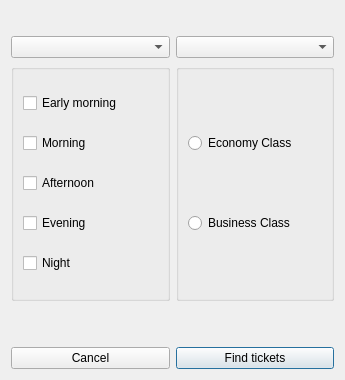
<?xml version="1.0" encoding="UTF-8"?>
<ui version="4.0">
 <class>PickUpDialog</class>
 <widget class="QDialog" name="PickUpDialog">
  <property name="geometry">
   <rect>
    <x>0</x>
    <y>0</y>
    <width>345</width>
    <height>380</height>
   </rect>
  </property>
  <property name="windowTitle">
   <string>Dialog</string>
  </property>
  <layout class="QGridLayout" name="gridLayout">
   <item row="4" column="1">
    <widget class="QPushButton" name="pushButtonFind">
     <property name="text">
      <string>Find tickets</string>
     </property>
    </widget>
   </item>
   <item row="2" column="1">
    <widget class="QGroupBox" name="groupBoxClass">
     <property name="title">
      <string/>
     </property>
     <layout class="QVBoxLayout" name="verticalLayout">
      <item>
       <widget class="QRadioButton" name="radioButtonEco">
        <property name="text">
         <string>Economy Class</string>
        </property>
       </widget>
      </item>
      <item>
       <widget class="QRadioButton" name="radioButtonBus">
        <property name="text">
         <string>Business Class</string>
        </property>
       </widget>
      </item>
     </layout>
    </widget>
   </item>
   <item row="2" column="0">
    <widget class="QGroupBox" name="groupBoxTime">
     <property name="title">
      <string/>
     </property>
     <layout class="QVBoxLayout" name="verticalLayout_2">
      <item>
       <widget class="QCheckBox" name="checkBoxEarlMo">
        <property name="text">
         <string>Early morning</string>
        </property>
       </widget>
      </item>
      <item>
       <widget class="QCheckBox" name="checkBoxMo">
        <property name="text">
         <string>Morning</string>
        </property>
       </widget>
      </item>
      <item>
       <widget class="QCheckBox" name="checkBoxAft">
        <property name="text">
         <string>Afternoon</string>
        </property>
       </widget>
      </item>
      <item>
       <widget class="QCheckBox" name="checkBoxEve">
        <property name="text">
         <string>Evening</string>
        </property>
       </widget>
      </item>
      <item>
       <widget class="QCheckBox" name="checkBoxNight">
        <property name="text">
         <string>Night</string>
        </property>
       </widget>
      </item>
     </layout>
    </widget>
   </item>
   <item row="0" column="0" colspan="2">
    <spacer name="verticalSpacer_2">
     <property name="orientation">
      <enum>Qt::Vertical</enum>
     </property>
     <property name="sizeType">
      <enum>QSizePolicy::Fixed</enum>
     </property>
     <property name="sizeHint" stdset="0">
      <size>
       <width>20</width>
       <height>25</height>
      </size>
     </property>
    </spacer>
   </item>
   <item row="1" column="0">
    <widget class="QComboBox" name="comboBoxDepCity">
     <property name="editable">
      <bool>false</bool>
     </property>
     <property name="currentText">
      <string notr="true"/>
     </property>
     <property name="placeholderText">
      <string>Departure City</string>
     </property>
     <item>
      <property name="text">
       <string>Departure City</string>
      </property>
     </item>
     <item>
      <property name="text">
       <string>Delhi</string>
      </property>
     </item>
     <item>
      <property name="text">
       <string>Mumbai</string>
      </property>
     </item>
     <item>
      <property name="text">
       <string>Bangalore</string>
      </property>
     </item>
     <item>
      <property name="text">
       <string>Kolkata</string>
      </property>
     </item>
     <item>
      <property name="text">
       <string>Hyderabad</string>
      </property>
     </item>
    </widget>
   </item>
   <item row="4" column="0">
    <widget class="QPushButton" name="pushButtonCancel">
     <property name="text">
      <string>Cancel</string>
     </property>
    </widget>
   </item>
   <item row="3" column="0" colspan="2">
    <spacer name="verticalSpacer">
     <property name="orientation">
      <enum>Qt::Vertical</enum>
     </property>
     <property name="sizeType">
      <enum>QSizePolicy::Fixed</enum>
     </property>
     <property name="sizeHint" stdset="0">
      <size>
       <width>20</width>
       <height>40</height>
      </size>
     </property>
    </spacer>
   </item>
   <item row="1" column="1">
    <widget class="QComboBox" name="comboBoxDestCity">
     <property name="editable">
      <bool>false</bool>
     </property>
     <property name="currentText">
      <string notr="true"/>
     </property>
     <property name="placeholderText">
      <string>Destination City</string>
     </property>
     <item>
      <property name="text">
       <string>Destination City</string>
      </property>
     </item>
     <item>
      <property name="text">
       <string>Delhi</string>
      </property>
     </item>
     <item>
      <property name="text">
       <string>Mumbai</string>
      </property>
     </item>
     <item>
      <property name="text">
       <string>Bangalore</string>
      </property>
     </item>
     <item>
      <property name="text">
       <string>Kolkata</string>
      </property>
     </item>
     <item>
      <property name="text">
       <string>Hyderabad</string>
      </property>
     </item>
    </widget>
   </item>
  </layout>
 </widget>
 <resources/>
 <connections/>
</ui>
